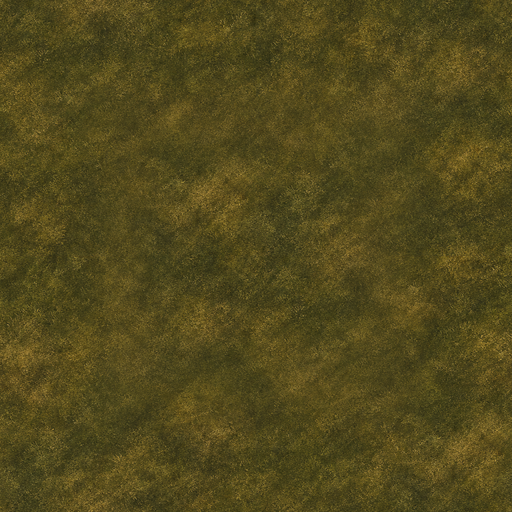
#> input picture assets/painted/ground/grass.png, 512 x 512 px, found by its file name
$ python citymap_iso.py out.png
#> lines starting #> are read from the running program, lines starting #| are printed output that depends on the picture; after the words box and inside, x2 and y2 are one past the last pixel; in counts of white or black regions, pixels touching at a corner belong together
"""Composes the city screen's map from the ukiyo-e isometric tile art (themes/ukiyo-e/hd/iso), in the game's diamond
layout: cell (x, y) is centred at ((x - y) * W / 2, (x + y) * H / 2). Drawn at 2x the game's 80x40 tile.
Usage: python citymap_iso.py OUT.png"""
import sys, random, math
import os
ROOT = os.path.abspath(os.path.join(os.path.dirname(os.path.abspath(__file__)), "../../.."))
from PIL import Image, ImageDraw, ImageChops, ImageFilter
ISO = os.path.join(ROOT, 'themes/ukiyo-e/hd/iso/')
W, H = 160, 80
OX, OY = 320, 250                     # where the city's centre lands on the canvas
CW, CH = 640, 420
random.seed(7)

# rows are dy (north to south), columns dx (west to east), both -2..2; None is outside the city radius
T = [[None, 'fields', 'fields', 'palms', None],
     ['grass', 'grass', 'grass', 'palms', 'plains'],
     ['trees', 'grass', 'city', 'plains', 'plains'],
     ['hills', 'hills', 'plains', 'coast', 'sea'],
     [None, 'hills', 'coast', 'sea', None]]
RIVER = [(-3, -1), (-2, -1), (-1, -1), (0, -1), (1, -2), (2, -3)]          # (dx, dy) cell centres the river passes

def centre(dx, dy): return OX + (dx - dy) * W / 2, OY + (dx + dy) * H / 2
def diamond(dx, dy, grow=0):
    x, y = centre(dx, dy); w, h = W / 2 + grow, H / 2 + grow / 2
    return [(x, y - h), (x + w, y), (x, y + h), (x - w, y)]
def tinted(tex, mul):
    r, g, b = [c.point(lambda v, m=m: min(255, int(v * m))) for c, m in zip(tex.split(), mul)]
    return Image.merge('RGB', (r, g, b))

grass = Image.open(ISO + 'ground/grass.png').convert('RGB').resize((W * 2, W * 2))
sand = Image.open(ISO + 'ground/sand.png').convert('RGB').resize((W * 2, W * 2))
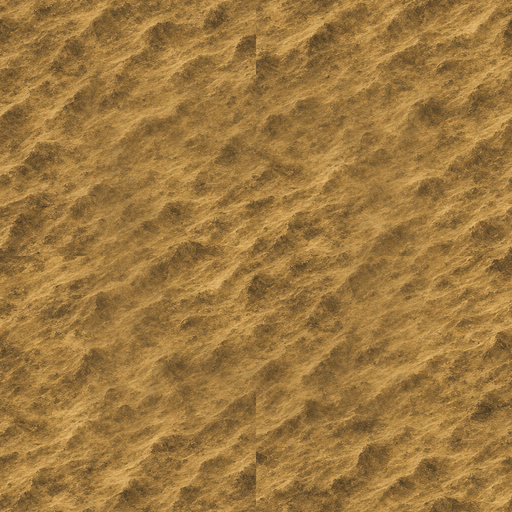
#> input picture assets/painted/ground/desert.png, 512 x 512 px, given in place of sand.png, which was not available
GROUND = {'grass': tinted(grass, (0.96, 1.06, 0.86)), 'fields': tinted(grass, (0.92, 1.1, 0.8)),
          'palms': tinted(grass, (0.95, 1.04, 0.85)), 'trees': tinted(grass, (0.9, 1.0, 0.85)),
          'plains': tinted(sand, (1.02, 0.98, 0.84)), 'hills': tinted(grass, (1.08, 1.0, 0.78)), 'city': tinted(sand, (1.0, 0.96, 0.86))}
SEA, SHALLOW = (40, 96, 124), (64, 132, 150)

canvas = Image.new('RGBA', (CW, CH), (0, 0, 0, 0))
#> canvas: PIL image 640x420 RGBA; every value is 0
land_mask = Image.new('L', (CW, CH), 0); sea_mask = Image.new('L', (CW, CH), 0); shallow_mask = Image.new('L', (CW, CH), 0)
#> after `land_mask = Image.new('L', (CW, CH), 0)`: land_mask: PIL image 640x420 L; every value is 0
ground = Image.new('RGB', (CW, CH), SEA)
for r, row in enumerate(T):
    for c, kind in enumerate(row):
        if not kind: continue
        dx, dy = c - 2, r - 2
        m = Image.new('L', (CW, CH), 0); ImageDraw.Draw(m).polygon(diamond(dx, dy, 1), fill=255)
        if kind in ('sea', 'coast'):
            (shallow_mask if kind == 'coast' else sea_mask).paste(255, mask=m)
            ground.paste(SHALLOW if kind == 'coast' else SEA, mask=m)
        else:
            tex = GROUND[kind]; tile = Image.new('RGB', (CW, CH))
            for tx in range(0, CW, tex.width):
                for ty in range(0, CH, tex.height): tile.paste(tex, (tx, ty))
            ground.paste(tile, mask=m); land_mask.paste(255, mask=m)
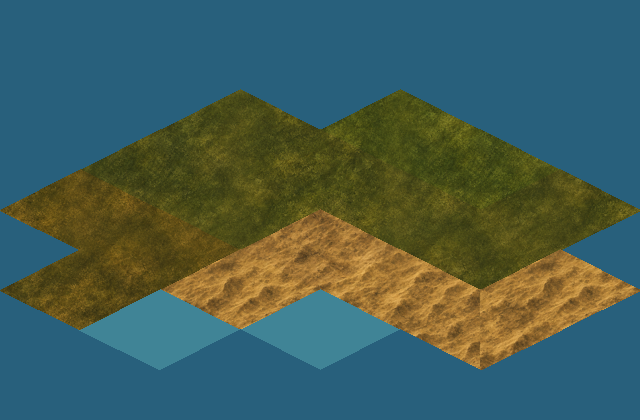
#> ground: PIL image 640x420 RGB; mean R, G, B 67.1, 94.6, 87.9
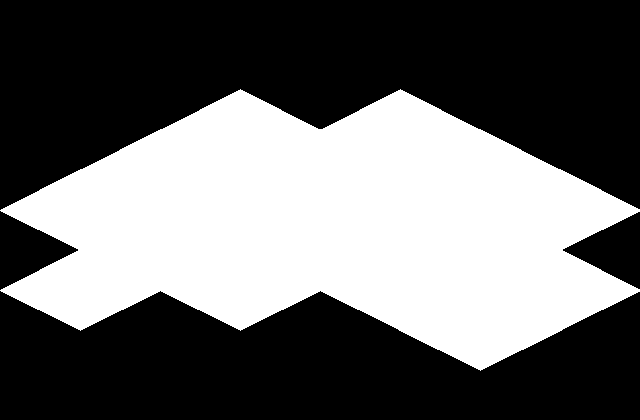
#> land_mask: PIL image 640x420 L; 40.9% white; 1 white region, box (x1, y1, x2, y2) and area: (0, 89, 640, 371) 109998
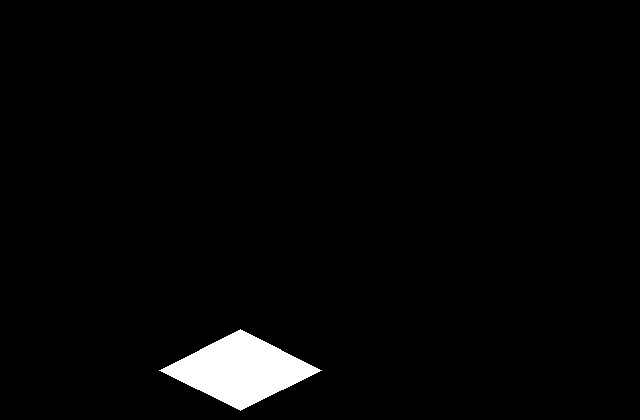
#> m: PIL image 640x420 L; 2.5% white; 1 white region, box (x1, y1, x2, y2) and area: (159, 329, 322, 411) 6642
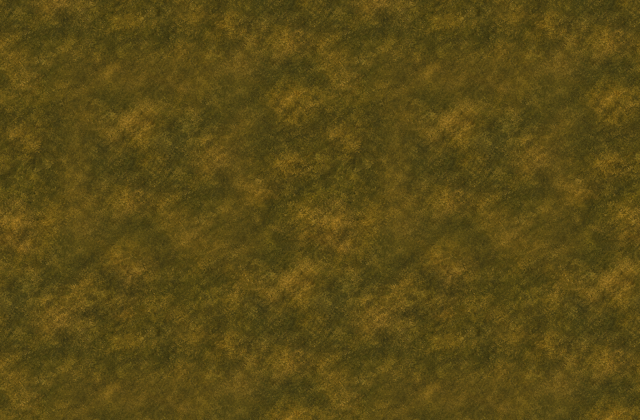
#> tile: PIL image 640x420 RGB; mean R, G, B 88.3, 73.4, 21.8
# soft shore: blur the land edge into the shallows, then a thin ink coastline
edge = land_mask.filter(ImageFilter.GaussianBlur(5))
foam = ImageChops.subtract(edge, land_mask).point(lambda v: min(255, v * 3))
ground.paste((214, 214, 190), mask=foam.point(lambda v: v // 2))
whole = ImageChops.lighter(ImageChops.lighter(land_mask, sea_mask), shallow_mask)
#> whole: PIL image 640x420 L; 50.4% white; 4 black regions, box (x1, y1, x2, y2) and area: (0, 0, 640, 210) 89273, (0, 291, 640, 420) 37764, (0, 211, 78, 290) 3121, (563, 212, 640, 289) 3042
canvas.paste(ground, mask=whole)
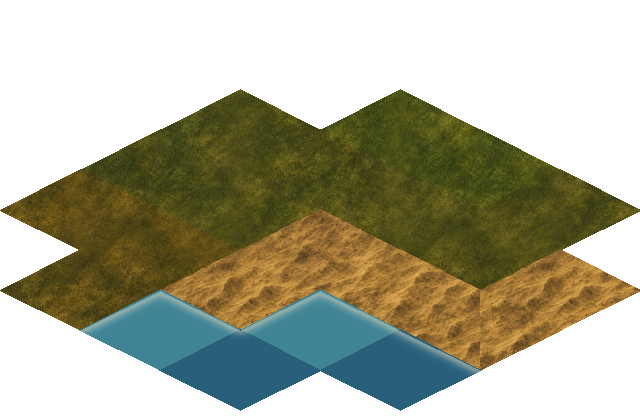
#> canvas: PIL image 640x420 RGBA; mean R, G, B, A 48, 47.4, 26.6, 128.6; transparent parts drawn white
d = ImageDraw.Draw(canvas)
coast = land_mask.filter(ImageFilter.FIND_EDGES).point(lambda v: 255 if v > 60 else 0)
#> coast: PIL image 640x420 L; 0.89% white in thin lines or dots, all inside (x1, y1, x2, y2) = (0, 89, 640, 371)
coast = ImageChops.multiply(coast, ImageChops.lighter(sea_mask, shallow_mask).filter(ImageFilter.MaxFilter(5)))
#> coast: PIL image 640x420 L; 0.23% white in thin lines or dots, all inside (x1, y1, x2, y2) = (77, 290, 484, 371)
#> sea_mask: PIL image 640x420 L; 4.9% white; 1 white region, box (x1, y1, x2, y2) and area: (159, 329, 482, 411) 13281
canvas.paste((30, 34, 40, 255), mask=coast.point(lambda v: v * 3 // 4))
# wave marks on the sea
for _ in range(26):
    x, y = random.uniform(330, 600), random.uniform(300, 400)
    if sea_mask.getpixel((int(x), int(y))) > 200: d.arc([x - 10, y - 4, x + 10, y + 6], 200, 340, fill=(150, 190, 200, 255), width=2)

# fields: the painted crop plots laid into the field cells
plots = [Image.open(ISO + f'fieldplots/{i}.png').convert('RGB') for i in range(8)]
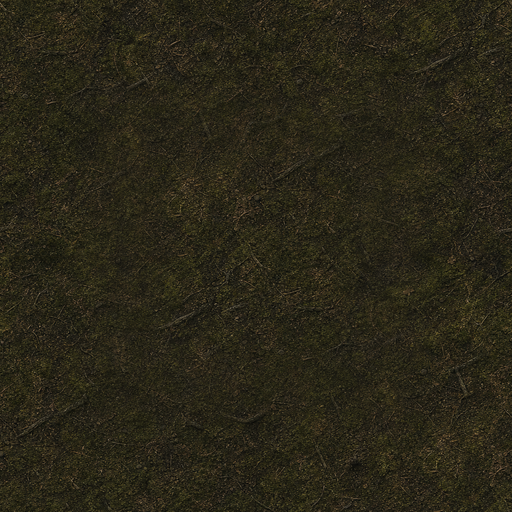
#> input picture assets/painted/ground/floor.png, 512 x 512 px, given in place of 0.png, which was not available
#> (the run stopped early here; a loop or call above may not have finished)
